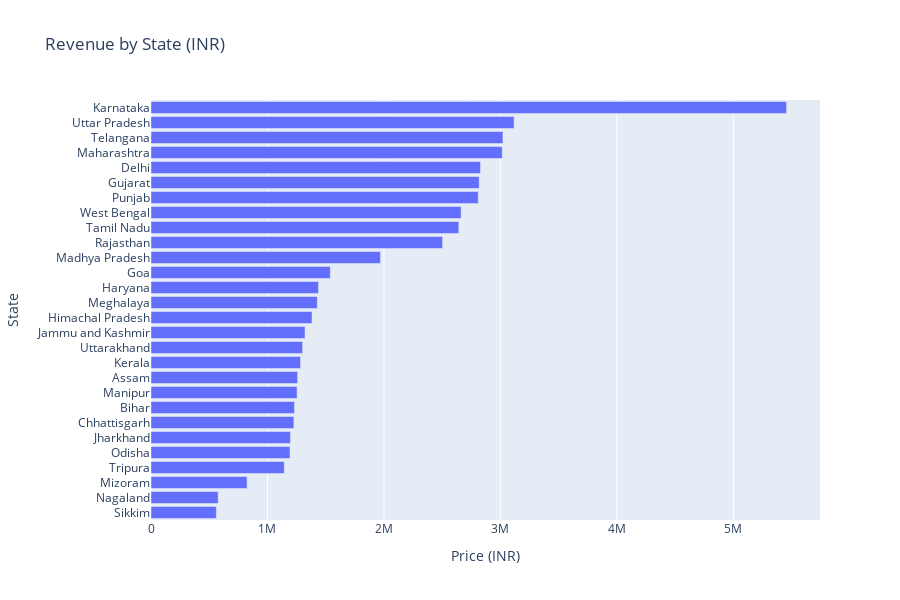

This figure's notebook cell:
### Markdown cell above
# Total Sales by State

### Code cell
import plotly.express as px

fig = px.bar(
    df.groupby("State", as_index=False)["Price (INR)"].sum()
      .sort_values("Price (INR)", ascending=False),
    x="Price (INR)",
    y="State",
    orientation="h",
    title="Revenue by State (INR)"
)

fig.update_layout(
    height=600,
    yaxis=dict(autorange="reversed")
)

fig.show()

### Figure 1 — Plotly figure (JSON) as saved in the notebook; plotly's stock layout.template omitted (floating-point values rounded to 4 significant figures)
{"data": [{"hovertemplate": "Price (INR)=%{x}<br>State=%{y}<extra></extra>", "legendgroup": "", "marker": {"color": "#636efa", "pattern": {"shape": ""}}, "name": "", "orientation": "h", "showlegend": false, "textposition": "auto", "type": "bar", "x": [5457000.0, 3117000.0, 3022000.0, 3016000.0, 2829000.0, 2818000.0, 2809000.0, 2663000.0, 2643000.0, 2503000.0, 1970000.0, 1539000.0, 1438000.0, 1428000.0, 1383000.0, 1323000.0, 1302000.0, 1284000.0, 1259000.0, 1254000.0, 1232000.0, 1227000.0, 1197000.0, 1194000.0, 1144000.0, 824900.0, 576800.0, 561000.0], "xaxis": "x", "y": ["Karnataka", "Uttar Pradesh", "Telangana", "Maharashtra", "Delhi", "Gujarat", "Punjab", "West Bengal", "Tamil Nadu", "Rajasthan", "Madhya Pradesh", "Goa", "Haryana", "Meghalaya", "Himachal Pradesh", "Jammu and Kashmir", "Uttarakhand", "Kerala", "Assam", "Manipur", "Bihar", "Chhattisgarh", "Jharkhand", "Odisha", "Tripura", "Mizoram", "Nagaland", "Sikkim"], "yaxis": "y"}], "layout": {"barmode": "relative", "height": 600, "legend": {"tracegroupgap": 0}, "title": {"text": "Revenue by State (INR)"}, "xaxis": {"anchor": "y", "domain": [0, 1], "title": {"text": "Price (INR)"}}, "yaxis": {"anchor": "x", "autorange": "reversed", "domain": [0, 1], "title": {"text": "State"}}}}
